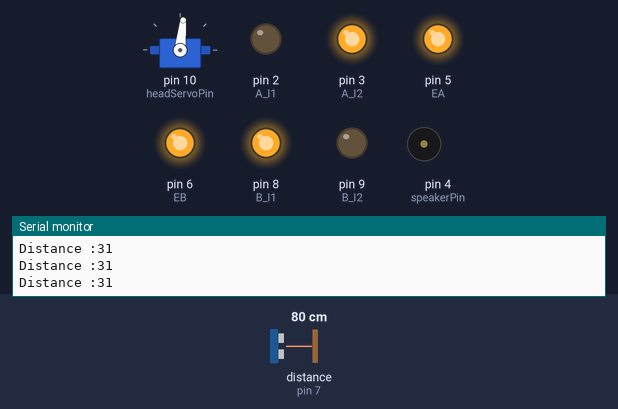
Bench run of a sketch on a simulated Arduino Uno, built with avr-gcc and run on an emulated ATmega328P. Shown: servo, output pins drawn as LEDs (lit = HIGH), buzzer (waves = sounding), the last lines printed to the serial monitor. Wiring (inferred from the names in the program): ultrasonic range finder: trigger pin 7; echo pin 7. Dashed ring = blinking. The test bench sets the inputs (shaded band); at power-on: distance to the obstacle (sensor on pin 7) 80 cm. The echo pulse lasts 58.3 µs per cm.

Above: at 1.3 s.
1.4 s: distance to the obstacle (sensor on pin 7) set to 2 cm
At 4.1 s:
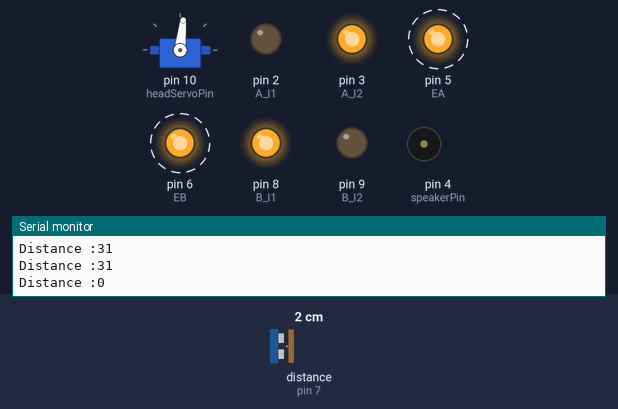
4.8 s: distance to the obstacle (sensor on pin 7) set to 35 cm
At 5.72 s:
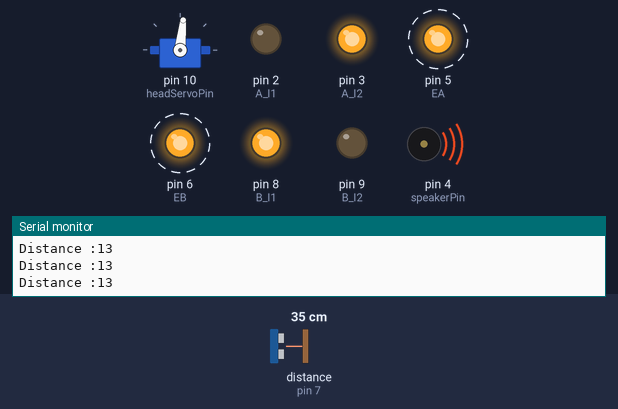
8.2 s: distance to the obstacle (sensor on pin 7) set to 33 cm
At 10.7 s:
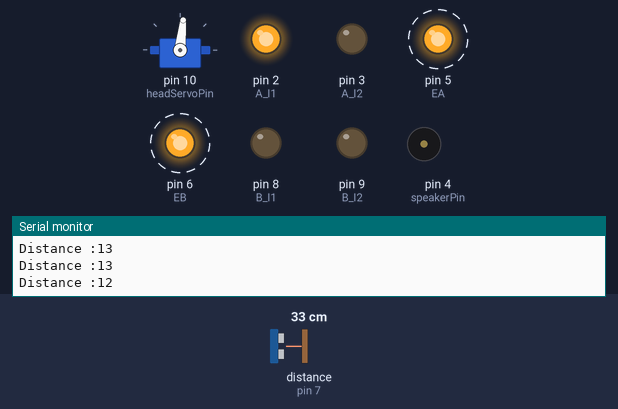
11.6 s: distance to the obstacle (sensor on pin 7) set to 4 cm
Timing chart, 0 to 16.0 s (numbered marks = the images above; inputs shaded):
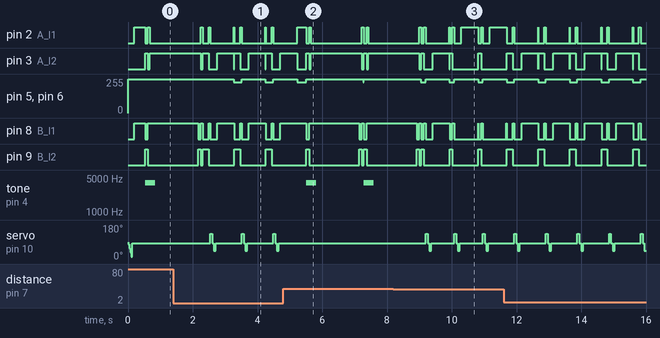

Measured:
- the behaviour switches between 34 and 33 cm on distance to the obstacle (sensor on pin 7) (found by bisection; images 2 and 3)
- after the input at 1.4 s, pin 5 (EA), pin 6 (EB): alternates 255/255 for 0.73 s and 229/255 for 0.24 s, starting after 1.9 s; tone on pin 4 (speakerPin): stops changing and stays silent; servo on pin 10 (headServoPin): 84° → 135° after 1.1 s, then repeats every 0.97 s: 84° 0.05 s, 45° 0.06 s, 84° 0.80 s, 135° 0.06 s
- after the input at 4.8 s, tone on pin 4 (speakerPin): alternates 3990 Hz for 0.30 s and silent for 1.5 s, starting after 0.71 s; servo on pin 10 (headServoPin): stops changing and stays 84°
- after the input at 8.2 s, pin 5 (EA), pin 6 (EB): alternates 255/255 for 0.74 s and 229/255 for 0.14 s, starting after 0.99 s; tone on pin 4 (speakerPin): stops changing and stays silent; servo on pin 10 (headServoPin): 84° → 135° after 0.99 s, then repeats every 0.88 s: 84° 0.05 s, 45° 0.06 s, 84° 0.71 s, 135° 0.06 s
- by itself, pin 2 (A_I1): repeats every 0.97 s: HIGH 0.05 s, LOW 0.73 s, HIGH 0.01 s, LOW 0.18 s
- by itself, pin 3 (A_I2): repeats every 0.97 s: LOW 0.27 s, HIGH 0.51 s, LOW 0.01 s, HIGH 0.18 s
- by itself, pin 8 (B_I1): repeats every 0.97 s: LOW 0.18 s, HIGH 0.05 s, LOW 0.22 s, HIGH 0.52 s
- by itself, pin 9 (B_I2): alternates HIGH for 0.18 s and LOW for 0.79 s

The sketch:

gina.ino
```cpp
#include <Servo.h>

const int pingPin=7;
const int headServoPin=10;
const int ledPin=13;
const int speakerPin=4;

int distanceAhead=0;
int prevDistanceAhead=0;
int preDistanceAhead=0;
int stuck_count=0;
boolean movable;

const int frontGap=12;  //front gap in inches
const int MAX_SPEED_GAP=30;
const int MIN_SPEED=90;
const boolean SEEK=true;
const int STUCK_THRESHOLD=20;
const int STUCK_OFF_THRESHOLD=35;
const int HEAD_LEFT_ANGLE=135;
const int HEAD_RIGHT_ANGLE=45;
const int speakerDelay=300;

const int turn_delay=500;

const int A_I1=2;
const int A_I2=3;
const int B_I1=8;
const int B_I2=9;
const int EA=5;
const int EB=6;

Servo head;

#include "head.h"
#include "distance.h"
#include "driver.h"

void setup()
{
  pinMode(A_I1,OUTPUT);
  pinMode(A_I2,OUTPUT);
  pinMode(B_I1,OUTPUT);
  pinMode(B_I2,OUTPUT);
  pinMode(EA,OUTPUT);
  pinMode(EB,OUTPUT);
  head.attach(headServoPin);
  wakeup();
  Serial.begin(9600);
}

void wakeup()
{
  set_speed_all(100);
  head_wakeup();
  forward();
}

void sdasdloop()
{
  int i;
  i=getdistance();
  Serial.println(i);
}

void loop()
{
  movable=is_movable();
  distanceAhead=preDistanceAhead;
  stuck_sense(prevDistanceAhead,distanceAhead,STUCK_THRESHOLD,STUCK_OFF_THRESHOLD);
  prevDistanceAhead=distanceAhead;
  if(distanceAhead<4)
  {
    backward();
    delay(100);
  }
  if(movable==false)
  {
    glowLED();
    brake();
    int turn=3;
    set_speed_all(100);
    if(SEEK)
      turn=seek_mode();
    else
    {
      if(is_movable_left())
        turn=1;
      else if(is_movable_right())
        turn=2;
    }
    if(turn==1)
      turn_left();
    else if(turn==2)
      turn_right();
    else
      turn_about();
    delay(turn_delay);
//    turn_until();
    offLED();
    is_movable();
    distanceAhead=preDistanceAhead;
    forward();
  }
  int speedvalue=calc_speed();
  set_speed_all(speedvalue);
  forward();
}
```

distance.h
```cpp
#include <Arduino.h>


long microsecondsToInches(long microseconds)
{
  // According to Parallax's datasheet for the PING))), there are
  // 73.746 microseconds per inch (i.e. sound travels at 1130 feet per
  // second).  This gives the distance travelled by the ping, outbound
  // and return, so we divide by 2 to get the distance of the obstacle.
  // See: http://www.parallax.com/dl/docs/prod/acc/28015-PING-v1.3.pdf
  return microseconds / 74 / 2;
}

long microsecondsToCentimeters(long microseconds)
{
  // The speed of sound is 340 m/s or 29 microseconds per centimeter.
  // The ping travels out and back, so to find the distance of the
  // object we take half of the distance travelled.
  return microseconds / 29 / 2;
}

int getdistance()
{
  // establish variables for duration of the ping,
  // and the distance result in inches and centimeters:
  long duration, inches, cm;

  // The PING))) is triggered by a HIGH pulse of 2 or more microseconds.
  // Give a short LOW pulse beforehand to ensure a clean HIGH pulse:
  pinMode(pingPin, OUTPUT);
  digitalWrite(pingPin, LOW);
  delayMicroseconds(2);
  digitalWrite(pingPin, HIGH);
 delayMicroseconds(5);
  digitalWrite(pingPin, LOW);

  // The same pin is used to read the signal from the PING))): a HIGH
  // pulse whose duration is the time (in microseconds) from the sending
  // of the ping to the reception of its echo off of an object.
  pinMode(pingPin, INPUT);
  duration = pulseIn(pingPin, HIGH);

  // convert the time into a distance
  inches = microsecondsToInches(duration);
  cm = microsecondsToCentimeters(duration);
  delay(10);
  return inches;
}

boolean is_movable()
{
  int gap=getdistance();
  preDistanceAhead=gap;
  if(gap>frontGap)
    return true;
  return false;
}

boolean is_movable_left()
{
  boolean movable=false;
  head_left();
  if(is_movable()==true)
    movable=true;
//
//  int c=constrain(preDistanceAhead,0,480);
//  int f=map(c,0,480,2000,4000);
//  tone(speakerPin,f,speakerDelay);

  head_forward();
  return movable;
}

boolean is_movable_right()
{
  boolean movable=false;
  head_right();
  if(is_movable()==true)
    movable=true;
//
//  int c=constrain(preDistanceAhead,0,480);
//  int f=map(c,0,480,2000,4000);
//  tone(speakerPin,f,speakerDelay);

  head_forward();
  return movable;
}

int seek_mode()
{
  boolean left_movable=is_movable_left();
  int left_distance=preDistanceAhead;
  boolean right_movable=is_movable_right();
  int right_distance=preDistanceAhead;
  int turn=3;
  if(left_movable==true && left_distance>right_distance)
    turn=1;
  else if(right_movable==true && right_distance>left_distance)
    turn=2;
  return turn;
}

int calc_speed()
{
  Serial.print("Distance :");
  Serial.println(distanceAhead);
  int vsp=distanceAhead/MAX_SPEED_GAP*100;
  if(vsp>100)
    vsp=100;
  if(vsp<MIN_SPEED)
    return MIN_SPEED;
  int actual=(vsp/100*(100-MIN_SPEED))+MIN_SPEED;
  return actual;
}
```

head.h
```cpp
#include <Arduino.h>


void head_cooldown()
{
  delay(50);
}

void head_left()
{
  head.write(HEAD_LEFT_ANGLE);
  head_cooldown();
}

void head_right()
{
  head.write(HEAD_RIGHT_ANGLE);
  head_cooldown();
}

void head_forward()
{
  head.write(84);
  head_cooldown();
}

void head_wakeup()
{
  int init=head.read();
  int i;
  for(i=init;i>=0;i-=11)
  {
    if(init%2==0)
      digitalWrite(ledPin,HIGH);
    else
      digitalWrite(ledPin,LOW);
    head.write(i);
    delay(15);
  }
//  for(i=0;i<=180;i+=11)
//  {
//    if(i%2==0)
//      digitalWrite(ledPin,HIGH);
//    else
//      digitalWrite(ledPin,LOW);
//    head.write(i);
//    delay(15);
//  }
//  for(i=180;i>=90;i-=11)
//  {
//    if(i%2==0)
//      digitalWrite(ledPin,HIGH);
//    else
//      digitalWrite(ledPin,LOW);
//    head.write(i);
//    delay(15);
//  }
  digitalWrite(ledPin,LOW);
  head_forward();
}

void glowLED()
{
  digitalWrite(ledPin,HIGH);
}

void offLED()
{
  digitalWrite(ledPin,LOW);
}
```

driver.h
```cpp
#include <Arduino.h>

void set_speed(int m,int s)
{
  if(s>100)
    s=100;
  int sp=255*s/100;
  analogWrite(m,sp);
}

void set_speed_all(int s)
{
  set_speed(EA,s);
  set_speed(EB,s);
}

void backward()
{
  digitalWrite(A_I1,LOW);
  digitalWrite(A_I2,HIGH);
  digitalWrite(B_I1,LOW);
  digitalWrite(B_I2,HIGH);
}

void forward()
{
  digitalWrite(A_I1,HIGH);
  digitalWrite(A_I2,LOW);
  digitalWrite(B_I1,HIGH);
  digitalWrite(B_I2,LOW);
}

void stop()
{
  digitalWrite(A_I1,LOW);
  digitalWrite(A_I2,LOW);
  digitalWrite(B_I1,LOW);
  digitalWrite(B_I2,LOW);
}

void brake()
{
  backward();
  delay(80);
  forward();
  delay(50);
  stop();
}

void engines_on()
{
  set_speed(EA,100);
  set_speed(EB,100);
}

void engines_off()
{
  set_speed(EA,0);
  set_speed(EB,0);
}

void turn_left()
{
  digitalWrite(A_I1,LOW);
  digitalWrite(A_I2,LOW);
  digitalWrite(B_I1,HIGH);
  digitalWrite(B_I2,LOW);
}

void left()
{
  turn_left();
  delay(1800);
  brake();
}

void turn_right()
{
  digitalWrite(A_I1,HIGH);
  digitalWrite(A_I2,LOW);
  digitalWrite(B_I1,LOW);
  digitalWrite(B_I2,LOW);
}

void right()
{
  turn_right();
  delay(1800);
  brake();
}

void turn_about()
{
  digitalWrite(A_I1,LOW);
  digitalWrite(A_I2,HIGH);
  digitalWrite(B_I1,HIGH);
  digitalWrite(B_I2,LOW);
}

void about()
{
  brake();
  digitalWrite(A_I1,LOW);
  digitalWrite(A_I2,HIGH);
  digitalWrite(B_I1,HIGH);
  digitalWrite(B_I2,LOW);
  delay(1500);
}

void stuck_sense(int prev,int cur,int threshold,int off_threshold)
{
  if(prev==cur)
    stuck_count++;
  else
    stuck_count=0;
  if(stuck_count>threshold)
  {
    movable=true;
    set_speed_all(100);
    for(int f=3000;f<4000;f+=10)
      tone(speakerPin,f,300);
    about();
    brake();
  }
  if(stuck_count>off_threshold)
  {
    glowLED();
    tone(speakerPin,3000,5000);
    exit(0);
  }
}

void turn_until()
{
  int prevdistance;
  while(1)
  {
    if(is_movable()==true)
    {
      stuck_count=0;
      return;
    }
    stuck_sense(prevdistance,preDistanceAhead,20,30);
    prevdistance=preDistanceAhead;
    delay(30);
  }
}
```
